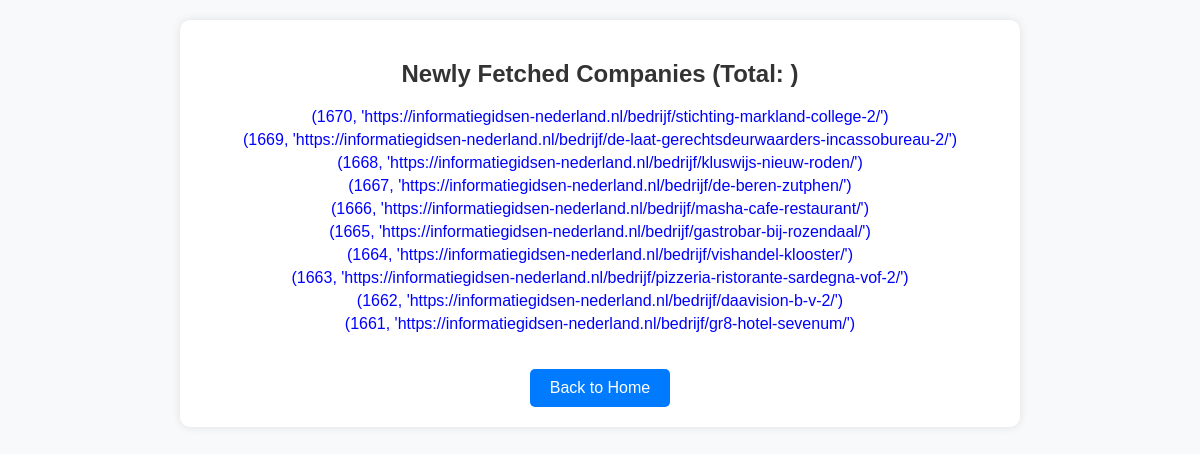
The app's page /new_records, older data.
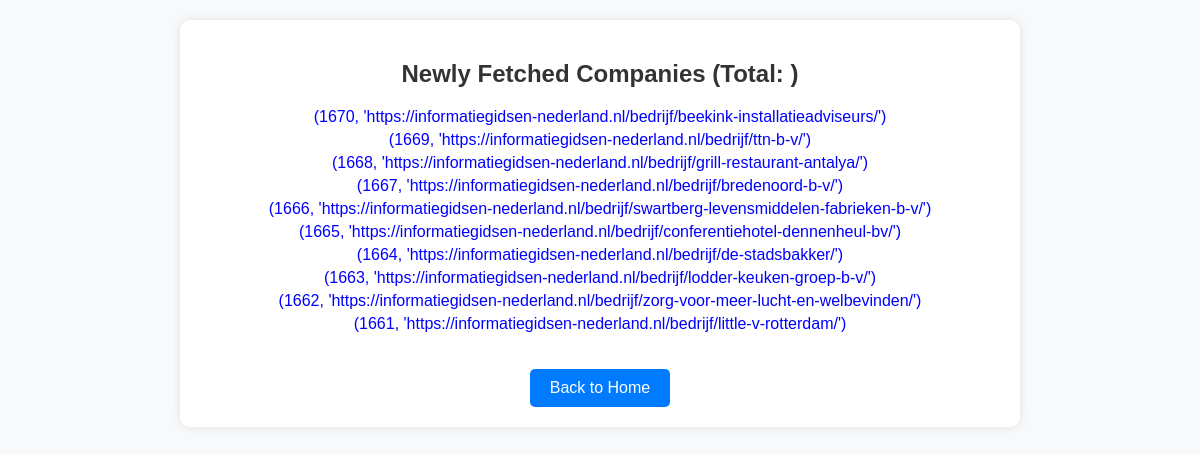
The same page, newer data.
### tables this page shows
CREATE TABLE companies (
            id INTEGER PRIMARY KEY AUTOINCREMENT,
            url TEXT UNIQUE,
            scraped_at TEXT
        );

### app.py (the view)
@app.route('/new_records')
def new_records():
    conn = sqlite3.connect("companies.db")
    cursor = conn.cursor()
    cursor.execute("SELECT id, url FROM companies ORDER BY id DESC LIMIT 10")
    new_records = cursor.fetchall()
    conn.close()
    return render_template("new_records.html", new_records=new_records)

### templates/new_records.html (shortened to what this page needs)
<!DOCTYPE html>
<html lang="en">
<head>
</head>
<body>
    <div class="container">
        <h2>Newly Fetched Companies (Total: {{ count }})</h2>
        {% if new_records %}
            <ul>
                {% for company in new_records %}
                    <li><a href="{{ company }}" target="_blank">{{ company }}</a></li>
                {% endfor %}
            </ul>
        {% else %}
            <p>No new companies found.</p>
        {% endif %}
        <a class="back-btn" href="{{ url_for('index') }}">Back to Home</a>
    </div>
</body>
</html>

Row changes from the older to the newer data that the page shows:
changed companies (number 1 of 10 on the later page): company "(1670, 'https://informatiegidsen-nederland.nl/bedrijf/stichting-markland-college-2/')" → "(1670, 'https://informatiegidsen-nederland.nl/bedrijf/beekink-installatieadviseurs/')"
changed companies (number 2 of 10 on the later page): company "(1669, 'https://informatiegidsen-nederland.nl/bedrijf/de-laat-gerechtsdeurwaarders-incassobureau-2/')" → "(1669, 'https://informatiegidsen-nederland.nl/bedrijf/ttn-b-v/')"
changed companies (number 3 of 10 on the later page): company "(1668, 'https://informatiegidsen-nederland.nl/bedrijf/kluswijs-nieuw-roden/')" → "(1668, 'https://informatiegidsen-nederland.nl/bedrijf/grill-restaurant-antalya/')"
changed companies (number 4 of 10 on the later page): company "(1667, 'https://informatiegidsen-nederland.nl/bedrijf/de-beren-zutphen/')" → "(1667, 'https://informatiegidsen-nederland.nl/bedrijf/bredenoord-b-v/')"
changed companies (number 5 of 10 on the later page): company "(1666, 'https://informatiegidsen-nederland.nl/bedrijf/masha-cafe-restaurant/')" → "(1666, 'https://informatiegidsen-nederland.nl/bedrijf/swartberg-levensmiddelen-fabrieken-b-v/')"
changed companies (number 6 of 10 on the later page): company "(1665, 'https://informatiegidsen-nederland.nl/bedrijf/gastrobar-bij-rozendaal/')" → "(1665, 'https://informatiegidsen-nederland.nl/bedrijf/conferentiehotel-dennenheul-bv/')"
changed companies (number 7 of 10 on the later page): company "(1664, 'https://informatiegidsen-nederland.nl/bedrijf/vishandel-klooster/')" → "(1664, 'https://informatiegidsen-nederland.nl/bedrijf/de-stadsbakker/')"
changed companies (number 8 of 10 on the later page): company "(1663, 'https://informatiegidsen-nederland.nl/bedrijf/pizzeria-ristorante-sardegna-vof-2/')" → "(1663, 'https://informatiegidsen-nederland.nl/bedrijf/lodder-keuken-groep-b-v/')"
changed companies (number 9 of 10 on the later page): company "(1662, 'https://informatiegidsen-nederland.nl/bedrijf/daavision-b-v-2/')" → "(1662, 'https://informatiegidsen-nederland.nl/bedrijf/zorg-voor-meer-lucht-en-welbevinden/')"
changed companies (number 10 of 10 on the later page): company "(1661, 'https://informatiegidsen-nederland.nl/bedrijf/gr8-hotel-sevenum/')" → "(1661, 'https://informatiegidsen-nederland.nl/bedrijf/little-v-rotterdam/')"
